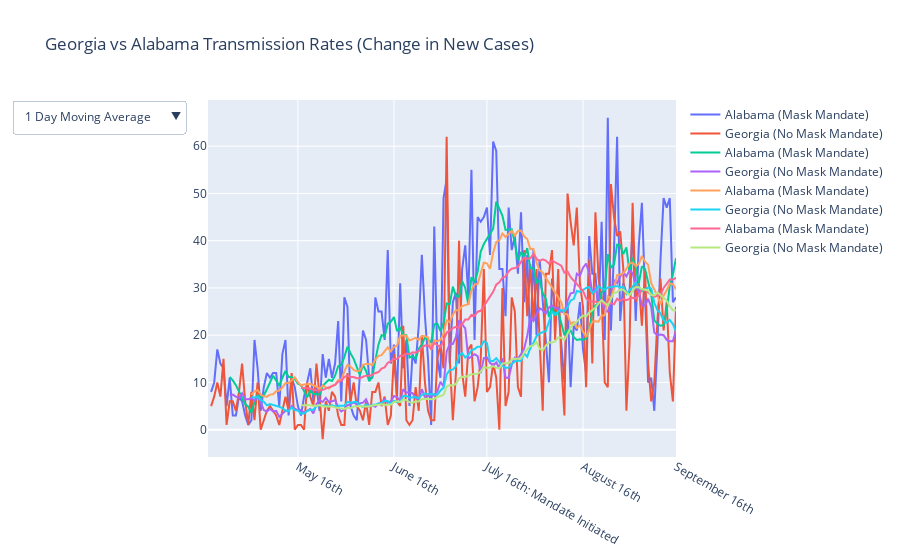

Here is the notebook cell this chart was saved with:
### Code cell
# import plotly.graph_objects as go
import pandas as pd

data_GA = agg_GA.groupby("date").sum().diff().rolling(1).mean()
data_AL = agg_AL.groupby("date").sum().diff().rolling(1).mean()



# Create figure and add line
fig = go.Figure()


rolling_means = [1,7,14,30]
trace_view = np.array([False for _ in range(8)])

buttons = []

for i,rm in enumerate(rolling_means):
    
    data_GA = agg_GA.groupby("date").sum().diff().rolling(rm).mean()
    data_AL = agg_AL.groupby("date").sum().diff().rolling(rm).mean()
    
    fig.add_trace(go.Scatter(
        x=data_AL.index,
        y=data_AL.cases,
        mode="lines",
        name = "Alabama (Mask Mandate)"
    ))

    fig.add_trace(go.Scatter(
        x=data_GA.index,
        y=data_GA.cases,
        mode="lines",
        name = "Georgia (No Mask Mandate)"
    ))
    
    view = trace_view.copy()
    view[i*2:i*2+2] = True
    
    buttons.append(dict(label=str(rm) + " Day Moving Average",
         method="update",
         args=[{"visible": view},
               {"title": str(rm) + " Day Moving Average",
                "annotations": []}]) ) 
    
fig.update_layout(
    updatemenus=[
        dict(
            active=0,
            buttons=buttons
        )
    ])


# Set custom x-axis labels
fig.update_xaxes(
    ticktext=["May 16th", "June 16th","July 16th: Mandate Initiated", "August 16th", "September 16th"],
    tickvals=["2020-05-16","2020-06-16", "2020-07-16", "2020-08-16", data_AL.index.max()],
)

# Set figure title
fig.update_layout(title_text="Georgia vs Alabama Transmission Rates (Change in New Cases)")

fig.show()

### Figure 1 — Plotly figure (JSON) as saved in the notebook; plotly's stock layout.template omitted (floating-point values rounded to 4 significant figures; data arrays with more than 128 entries replaced by an {"elided": "..."} marker saying what was removed)
{"data": [{"mode": "lines", "name": "Alabama (Mask Mandate)", "type": "scatter", "x": {"elided": "152 str values"}, "y": {"elided": "152 int values"}}, {"mode": "lines", "name": "Georgia (No Mask Mandate)", "type": "scatter", "x": {"elided": "152 str values"}, "y": {"elided": "152 int values"}}, {"mode": "lines", "name": "Alabama (Mask Mandate)", "type": "scatter", "x": {"elided": "152 str values"}, "y": {"elided": "152 float values"}}, {"mode": "lines", "name": "Georgia (No Mask Mandate)", "type": "scatter", "x": {"elided": "152 str values"}, "y": {"elided": "152 float values"}}, {"mode": "lines", "name": "Alabama (Mask Mandate)", "type": "scatter", "x": {"elided": "152 str values"}, "y": {"elided": "152 float values"}}, {"mode": "lines", "name": "Georgia (No Mask Mandate)", "type": "scatter", "x": {"elided": "152 str values"}, "y": {"elided": "152 float values"}}, {"mode": "lines", "name": "Alabama (Mask Mandate)", "type": "scatter", "x": {"elided": "152 str values"}, "y": {"elided": "152 float values"}}, {"mode": "lines", "name": "Georgia (No Mask Mandate)", "type": "scatter", "x": {"elided": "152 str values"}, "y": {"elided": "152 float values"}}], "layout": {"title": {"text": "Georgia vs Alabama Transmission Rates (Change in New Cases)"}, "updatemenus": [{"active": 0, "buttons": [{"args": [{"visible": [true, true, false, false, false, false, false, false]}, {"annotations": [], "title": "1 Day Moving Average"}], "label": "1 Day Moving Average", "method": "update"}, {"args": [{"visible": [false, false, true, true, false, false, false, false]}, {"annotations": [], "title": "7 Day Moving Average"}], "label": "7 Day Moving Average", "method": "update"}, {"args": [{"visible": [false, false, false, false, true, true, false, false]}, {"annotations": [], "title": "14 Day Moving Average"}], "label": "14 Day Moving Average", "method": "update"}, {"args": [{"visible": [false, false, false, false, false, false, true, true]}, {"annotations": [], "title": "30 Day Moving Average"}], "label": "30 Day Moving Average", "method": "update"}]}], "xaxis": {"ticktext": ["May 16th", "June 16th", "July 16th: Mandate Initiated", "August 16th", "September 16th"], "tickvals": ["2020-05-16", "2020-06-16", "2020-07-16", "2020-08-16", "2020-09-15"]}}}
